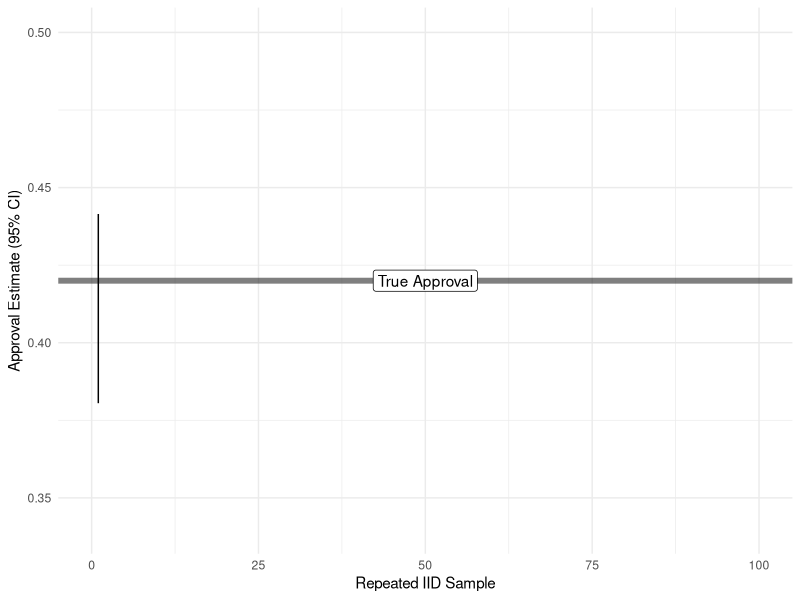
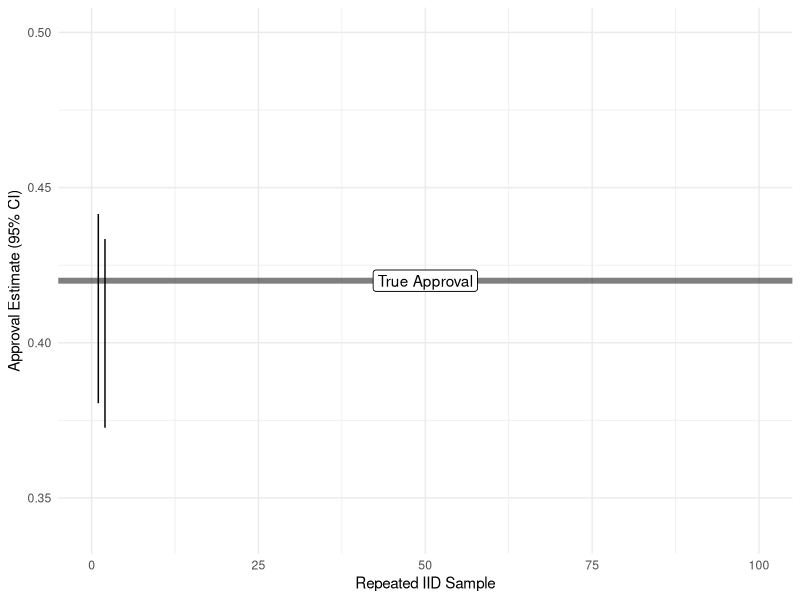
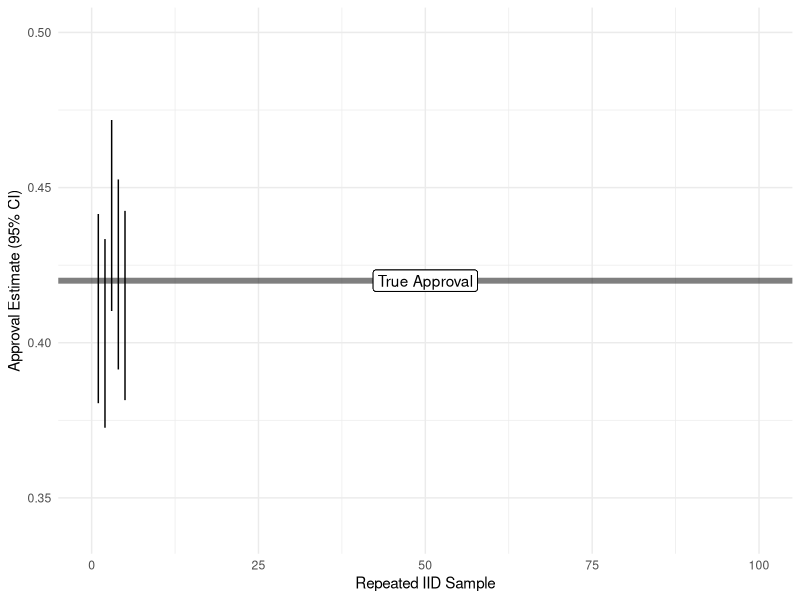
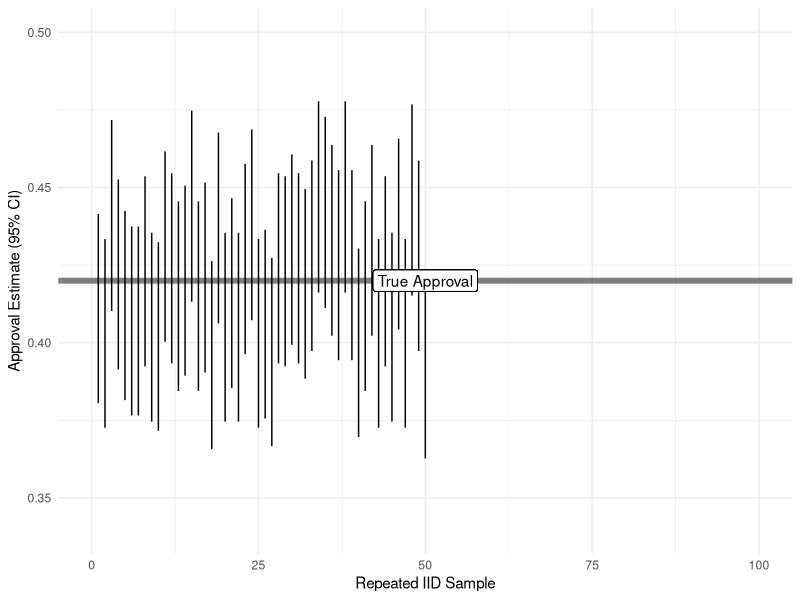
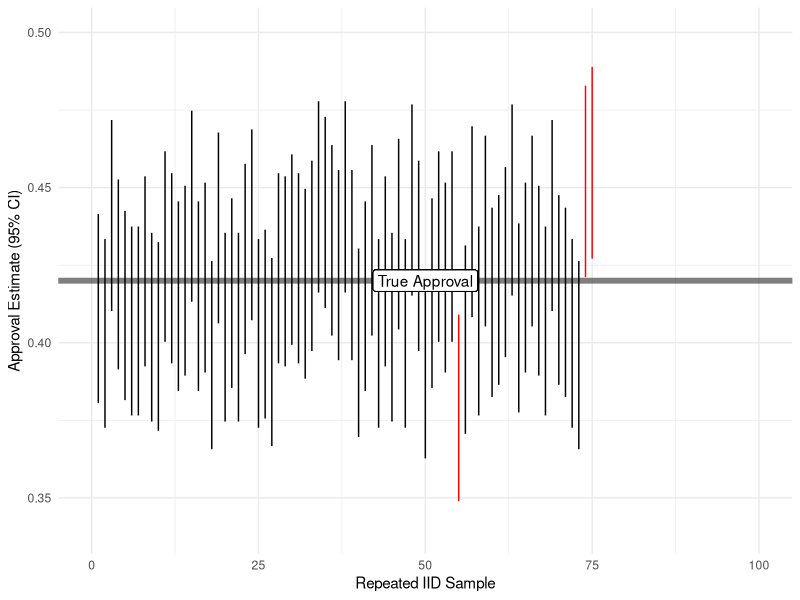
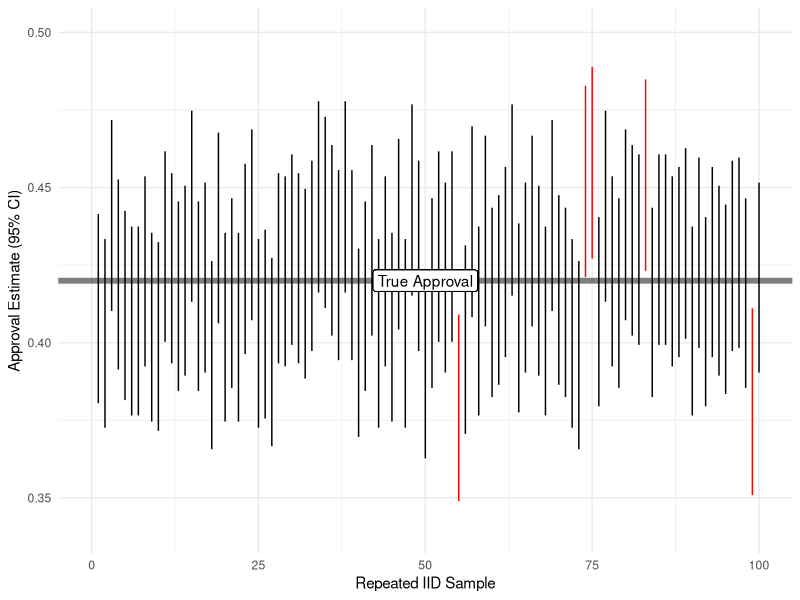

These charts were generated, in order, by the following R code:
library(tidyverse)

# Draw one survey sample to estimate Trump approval ----------------------------

## Estimand
p_true <- 0.42 

## Sample
samp_size <- 1000
X <- rbinom(1, size = samp_size, prob = p_true)

### Estimate
p_hat <- X/samp_size 

# Estimated standard error of estimate
p_hat_se <- sqrt(p_hat*(1-p_hat)/samp_size)
print(p_hat_se)

## We can now estimate the sampling distribution via the CLT formula:
##   p_hat ~ N(p_true, p_hat_se)

## 95% confidence interval: where 95% of p_hats are likely to fall
confidence_level <- 0.95
critical_val <- qnorm((1-confidence_level)/2, lower.tail = FALSE)
ci_95 <- c(p_hat-critical_val*p_hat_se, p_hat+critical_val*p_hat_se)

# Draw repeated survey samples to estimate Trump approval ----------------------
set.seed(1000)
ci_repeated <- data.frame()
samp_size <- 1000
num_draws <- 100
for (draw in 1:num_draws) {
  X <- rbinom(1, size = samp_size, prob = p_true)
  
  p_hat <- X/samp_size 
  p_hat_se <- sqrt(p_hat*(1-p_hat)/samp_size)
  ci_95 <- c(p_hat-critical_val*p_hat_se, p_hat+critical_val*p_hat_se)
  ci_95_df <- data.frame(draw=draw, ci_lower=ci_95[1], ci_upper=ci_95[2])
  ci_repeated <- bind_rows(ci_repeated, ci_95_df)
  
  if (draw %in% c(1,2,5,50,75,100)) {
    p <- ci_repeated %>%
      mutate(contains_true = if_else(p_true < ci_upper & p_true > ci_lower, "a", "b")) %>%
      ggplot(aes(x=draw, ymin=ci_lower, ymax=ci_upper)) +
      scale_x_continuous(limits = c(0, num_draws)) +
      scale_y_continuous(limits = c(0.34, 0.50)) +
      labs(x="Repeated IID Sample", y = "Approval Estimate (95% CI)") +
      geom_linerange(aes(color=contains_true)) +
      geom_hline(yintercept = p_true, size=2, alpha=0.5) +
      geom_label(aes(x=num_draws/2, y=p_true, label="True Approval")) +
      scale_color_manual(values = c("black", "red")) +
      theme_minimal() +
      theme(legend.position = "one")
    print(p)
    readline("Press any key to continue")
  }
}



